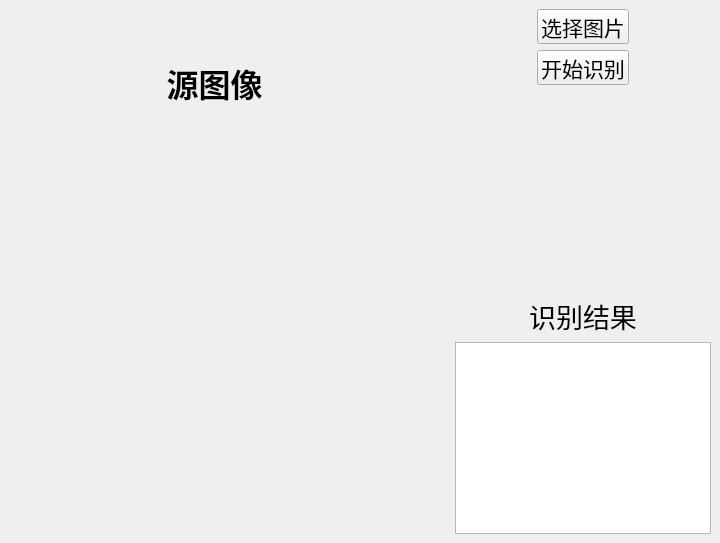
<?xml version="1.0" encoding="UTF-8"?>
<ui version="4.0">
 <class>LicensePlateRecognition</class>
 <widget class="QMainWindow" name="LicensePlateRecognition">
  <property name="geometry">
   <rect>
    <x>0</x>
    <y>0</y>
    <width>720</width>
    <height>543</height>
   </rect>
  </property>
  <property name="windowTitle">
   <string>车牌识别系统</string>
  </property>
  <property name="windowIcon">
   <iconset resource="res.qrc">
    <normaloff>:/icon/icon/main.png</normaloff>:/icon/icon/main.png</iconset>
  </property>
  <widget class="QWidget" name="centralwidget">
   <layout class="QHBoxLayout" name="horizontalLayout">
    <item>
     <layout class="QVBoxLayout" name="verticalLayout_2">
      <item>
       <widget class="QLabel" name="label_1">
        <property name="font">
         <font>
          <family>思源黑体 Heavy</family>
          <pointsize>24</pointsize>
          <bold>true</bold>
         </font>
        </property>
        <property name="text">
         <string>源图像</string>
        </property>
        <property name="alignment">
         <set>Qt::AlignCenter</set>
        </property>
       </widget>
      </item>
      <item>
       <widget class="QLabel" name="image_label">
        <property name="minimumSize">
         <size>
          <width>411</width>
          <height>371</height>
         </size>
        </property>
        <property name="text">
         <string/>
        </property>
       </widget>
      </item>
     </layout>
    </item>
    <item>
     <spacer name="horizontalSpacer_2">
      <property name="orientation">
       <enum>Qt::Horizontal</enum>
      </property>
      <property name="sizeHint" stdset="0">
       <size>
        <width>27</width>
        <height>20</height>
       </size>
      </property>
     </spacer>
    </item>
    <item>
     <layout class="QVBoxLayout" name="verticalLayout">
      <item>
       <layout class="QGridLayout" name="gridLayout">
        <item row="0" column="0">
         <widget class="QPushButton" name="select_btn">
          <property name="maximumSize">
           <size>
            <width>92</width>
            <height>35</height>
           </size>
          </property>
          <property name="font">
           <font>
            <pointsize>16</pointsize>
           </font>
          </property>
          <property name="text">
           <string>选择图片</string>
          </property>
         </widget>
        </item>
        <item row="1" column="0">
         <widget class="QPushButton" name="recognition_btn">
          <property name="maximumSize">
           <size>
            <width>92</width>
            <height>35</height>
           </size>
          </property>
          <property name="font">
           <font>
            <pointsize>16</pointsize>
           </font>
          </property>
          <property name="text">
           <string>开始识别</string>
          </property>
         </widget>
        </item>
       </layout>
      </item>
      <item>
       <spacer name="verticalSpacer">
        <property name="orientation">
         <enum>Qt::Vertical</enum>
        </property>
        <property name="sizeHint" stdset="0">
         <size>
          <width>20</width>
          <height>158</height>
         </size>
        </property>
       </spacer>
      </item>
      <item>
       <layout class="QGridLayout" name="gridLayout_2">
        <item row="0" column="0">
         <widget class="QLabel" name="label">
          <property name="font">
           <font>
            <family>思源黑体 Medium</family>
            <pointsize>20</pointsize>
           </font>
          </property>
          <property name="text">
           <string>识别结果</string>
          </property>
          <property name="alignment">
           <set>Qt::AlignCenter</set>
          </property>
         </widget>
        </item>
        <item row="1" column="0">
         <widget class="QTextEdit" name="textEdit">
          <property name="font">
           <font>
            <pointsize>24</pointsize>
           </font>
          </property>
          <property name="readOnly">
           <bool>true</bool>
          </property>
         </widget>
        </item>
       </layout>
      </item>
     </layout>
    </item>
   </layout>
  </widget>
 </widget>
 <resources>
  <include location="res.qrc"/>
 </resources>
 <connections/>
</ui>
